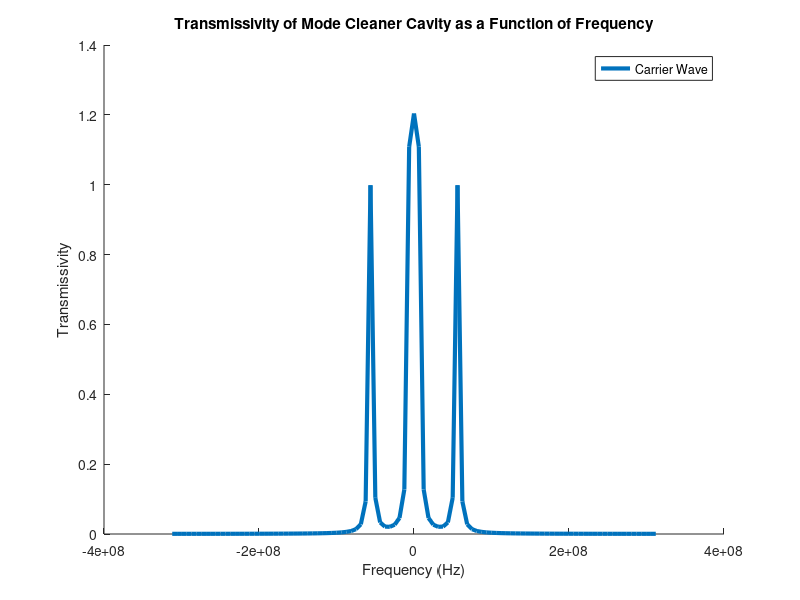

Recreate this plot in MATLAB.
% Define parameters
c = 3e8; % speed of light
L = 0.21855230448551544; % cavity length
n = 1.1; % refractive index
R1 = 0.98; % reflectivity of mirror 1
R2 = 0.98; % reflectivity of mirror 2

% Calculate cavity finesse and free spectral range
F = pi*sqrt(R1*R2)/(1-R1*R2);
FSR = c/(2*n*L);

% Define frequency range
f = -FSR/2:FSR/100:FSR/2;

% Calculate cavity transmission for carrier wave and sidebands
Tcav_carrier = (1-R1)*(1-R2)./((1-sqrt(R1*R2))^2 + 4*sqrt(R1*R2)*sin(pi*f/FSR).^2);
Tcav_carrier = Tcav_carrier+(1-R1)*(1-R2)./((1-sqrt(R1*R2))^2 + 4*sqrt(R1*R2)*sin(pi*(f+6e6)/FSR).^2);
Tcav_carrier = Tcav_carrier+(1-R1)*(1-R2)./((1-sqrt(R1*R2))^2 + 4*sqrt(R1*R2)*sin(pi*(f+56e6)/FSR).^2);
Tcav_carrier = Tcav_carrier+(1-R1)*(1-R2)./((1-sqrt(R1*R2))^2 + 4*sqrt(R1*R2)*sin(pi*(f-6e6)/FSR).^2);
Tcav_carrier = Tcav_carrier+(1-R1)*(1-R2)./((1-sqrt(R1*R2))^2 + 4*sqrt(R1*R2)*sin(pi*(f-56e6)/FSR).^2);
% Plot transmissivity of mode cleaner cavity as a function of frequency for carrier wave and sidebands
figure;
hold on;
plot(f,Tcav_carrier,'LineWidth',3);
xlabel('Frequency (Hz)');
ylabel('Transmissivity');
title('Transmissivity of Mode Cleaner Cavity as a Function of Frequency');
legend('Carrier Wave','Sideband at 6 MHz','Sideband at 56 MHz');
hold off;